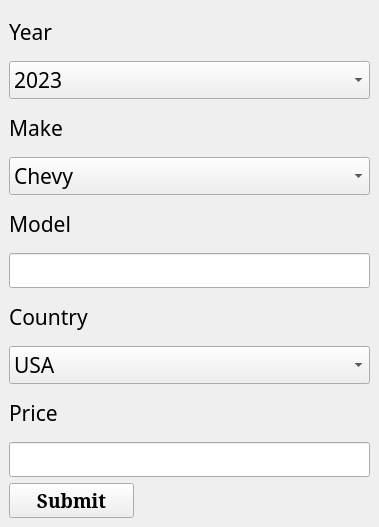
<?xml version="1.0" encoding="UTF-8"?>
<ui version="4.0">
 <class>carForm</class>
 <widget class="QDockWidget" name="carForm">
  <property name="geometry">
   <rect>
    <x>0</x>
    <y>0</y>
    <width>379</width>
    <height>527</height>
   </rect>
  </property>
  <property name="font">
   <font>
    <family>SimSun-ExtB</family>
    <pointsize>12</pointsize>
   </font>
  </property>
  <property name="windowTitle">
   <string>Create New Car</string>
  </property>
  <widget class="QWidget" name="dockWidgetContents">
   <layout class="QVBoxLayout" name="verticalLayout">
    <item>
     <widget class="QLabel" name="labelYear">
      <property name="font">
       <font>
        <family>SimSun-ExtB</family>
        <pointsize>16</pointsize>
       </font>
      </property>
      <property name="text">
       <string>Year</string>
      </property>
     </widget>
    </item>
    <item>
     <widget class="QComboBox" name="inputYear">
      <property name="font">
       <font>
        <family>SimSun-ExtB</family>
        <pointsize>16</pointsize>
       </font>
      </property>
      <property name="layoutDirection">
       <enum>Qt::LeftToRight</enum>
      </property>
      <property name="autoFillBackground">
       <bool>true</bool>
      </property>
      <item>
       <property name="text">
        <string>2023</string>
       </property>
      </item>
      <item>
       <property name="text">
        <string>2022</string>
       </property>
      </item>
      <item>
       <property name="text">
        <string>2021</string>
       </property>
      </item>
      <item>
       <property name="text">
        <string>2020</string>
       </property>
      </item>
      <item>
       <property name="text">
        <string>2019</string>
       </property>
      </item>
      <item>
       <property name="text">
        <string>2018</string>
       </property>
      </item>
      <item>
       <property name="text">
        <string>2017</string>
       </property>
      </item>
      <item>
       <property name="text">
        <string>2016</string>
       </property>
      </item>
      <item>
       <property name="text">
        <string>2015</string>
       </property>
      </item>
      <item>
       <property name="text">
        <string>2014</string>
       </property>
      </item>
      <item>
       <property name="text">
        <string>2013</string>
       </property>
      </item>
      <item>
       <property name="text">
        <string>2012</string>
       </property>
      </item>
      <item>
       <property name="text">
        <string>2011</string>
       </property>
      </item>
      <item>
       <property name="text">
        <string>2010</string>
       </property>
      </item>
      <item>
       <property name="text">
        <string>2009</string>
       </property>
      </item>
      <item>
       <property name="text">
        <string>2008</string>
       </property>
      </item>
      <item>
       <property name="text">
        <string>2007</string>
       </property>
      </item>
      <item>
       <property name="text">
        <string>2006</string>
       </property>
      </item>
      <item>
       <property name="text">
        <string>2005</string>
       </property>
      </item>
      <item>
       <property name="text">
        <string>2004</string>
       </property>
      </item>
      <item>
       <property name="text">
        <string>2003</string>
       </property>
      </item>
      <item>
       <property name="text">
        <string>2002</string>
       </property>
      </item>
      <item>
       <property name="text">
        <string>2001</string>
       </property>
      </item>
      <item>
       <property name="text">
        <string>2000</string>
       </property>
      </item>
      <item>
       <property name="text">
        <string>1999</string>
       </property>
      </item>
      <item>
       <property name="text">
        <string>1998</string>
       </property>
      </item>
      <item>
       <property name="text">
        <string>1997</string>
       </property>
      </item>
      <item>
       <property name="text">
        <string>1996</string>
       </property>
      </item>
      <item>
       <property name="text">
        <string>1995</string>
       </property>
      </item>
      <item>
       <property name="text">
        <string>1994</string>
       </property>
      </item>
      <item>
       <property name="text">
        <string>1993</string>
       </property>
      </item>
      <item>
       <property name="text">
        <string>1992</string>
       </property>
      </item>
      <item>
       <property name="text">
        <string>1991</string>
       </property>
      </item>
      <item>
       <property name="text">
        <string>1990</string>
       </property>
      </item>
      <item>
       <property name="text">
        <string>1989</string>
       </property>
      </item>
     </widget>
    </item>
    <item>
     <widget class="QLabel" name="labelMake">
      <property name="font">
       <font>
        <family>SimSun-ExtB</family>
        <pointsize>16</pointsize>
       </font>
      </property>
      <property name="text">
       <string>Make</string>
      </property>
     </widget>
    </item>
    <item>
     <widget class="QComboBox" name="inputMake">
      <property name="font">
       <font>
        <family>SimSun-ExtB</family>
        <pointsize>16</pointsize>
       </font>
      </property>
      <property name="layoutDirection">
       <enum>Qt::LeftToRight</enum>
      </property>
      <property name="autoFillBackground">
       <bool>true</bool>
      </property>
      <item>
       <property name="text">
        <string>Chevy</string>
       </property>
      </item>
      <item>
       <property name="text">
        <string>Dodge</string>
       </property>
      </item>
      <item>
       <property name="text">
        <string>Ford</string>
       </property>
      </item>
      <item>
       <property name="text">
        <string>Jeep</string>
       </property>
      </item>
      <item>
       <property name="text">
        <string>Pontiac</string>
       </property>
      </item>
      <item>
       <property name="text">
        <string>Buick</string>
       </property>
      </item>
      <item>
       <property name="text">
        <string>GM</string>
       </property>
      </item>
      <item>
       <property name="text">
        <string>Honda</string>
       </property>
      </item>
      <item>
       <property name="text">
        <string>Nissan</string>
       </property>
      </item>
      <item>
       <property name="text">
        <string>Toyota</string>
       </property>
      </item>
      <item>
       <property name="text">
        <string>Acura</string>
       </property>
      </item>
      <item>
       <property name="text">
        <string>Hyndia</string>
       </property>
      </item>
      <item>
       <property name="text">
        <string>Subaru</string>
       </property>
      </item>
      <item>
       <property name="text">
        <string>Chrysler</string>
       </property>
      </item>
      <item>
       <property name="text">
        <string>VW</string>
       </property>
      </item>
      <item>
       <property name="text">
        <string>BMW</string>
       </property>
      </item>
     </widget>
    </item>
    <item>
     <widget class="QLabel" name="labelModel">
      <property name="font">
       <font>
        <family>SimSun-ExtB</family>
        <pointsize>16</pointsize>
       </font>
      </property>
      <property name="text">
       <string>Model</string>
      </property>
     </widget>
    </item>
    <item>
     <widget class="QLineEdit" name="inputModel">
      <property name="font">
       <font>
        <family>SimSun-ExtB</family>
        <pointsize>14</pointsize>
       </font>
      </property>
     </widget>
    </item>
    <item>
     <widget class="QLabel" name="labelCountry">
      <property name="font">
       <font>
        <family>SimSun-ExtB</family>
        <pointsize>16</pointsize>
       </font>
      </property>
      <property name="text">
       <string>Country</string>
      </property>
     </widget>
    </item>
    <item>
     <widget class="QComboBox" name="inputCountry">
      <property name="font">
       <font>
        <family>SimSun-ExtB</family>
        <pointsize>16</pointsize>
       </font>
      </property>
      <property name="layoutDirection">
       <enum>Qt::LeftToRight</enum>
      </property>
      <property name="autoFillBackground">
       <bool>true</bool>
      </property>
      <item>
       <property name="text">
        <string>USA</string>
       </property>
      </item>
      <item>
       <property name="text">
        <string>China</string>
       </property>
      </item>
      <item>
       <property name="text">
        <string>Japan</string>
       </property>
      </item>
      <item>
       <property name="text">
        <string>Brittan</string>
       </property>
      </item>
      <item>
       <property name="text">
        <string>Mexico</string>
       </property>
      </item>
      <item>
       <property name="text">
        <string>Canada</string>
       </property>
      </item>
      <item>
       <property name="text">
        <string>Russia</string>
       </property>
      </item>
      <item>
       <property name="text">
        <string>North Korea</string>
       </property>
      </item>
      <item>
       <property name="text">
        <string>South Korea</string>
       </property>
      </item>
      <item>
       <property name="text">
        <string>Cuba</string>
       </property>
      </item>
      <item>
       <property name="text">
        <string>Irag</string>
       </property>
      </item>
      <item>
       <property name="text">
        <string>Iran</string>
       </property>
      </item>
      <item>
       <property name="text">
        <string>Isereal</string>
       </property>
      </item>
      <item>
       <property name="text">
        <string>Tiwan</string>
       </property>
      </item>
      <item>
       <property name="text">
        <string>Tibet</string>
       </property>
      </item>
      <item>
       <property name="text">
        <string>Egypt</string>
       </property>
      </item>
     </widget>
    </item>
    <item>
     <widget class="QLabel" name="labelPrice">
      <property name="font">
       <font>
        <family>SimSun-ExtB</family>
        <pointsize>16</pointsize>
       </font>
      </property>
      <property name="text">
       <string>Price</string>
      </property>
     </widget>
    </item>
    <item>
     <widget class="QLineEdit" name="inputPrice">
      <property name="font">
       <font>
        <family>SimSun-ExtB</family>
        <pointsize>14</pointsize>
       </font>
      </property>
     </widget>
    </item>
    <item>
     <widget class="QPushButton" name="submitBtn">
      <property name="maximumSize">
       <size>
        <width>125</width>
        <height>16777215</height>
       </size>
      </property>
      <property name="font">
       <font>
        <family>Constantia</family>
        <pointsize>14</pointsize>
        <weight>75</weight>
        <bold>true</bold>
       </font>
      </property>
      <property name="text">
       <string>Submit</string>
      </property>
     </widget>
    </item>
   </layout>
  </widget>
 </widget>
 <resources/>
 <connections/>
</ui>
